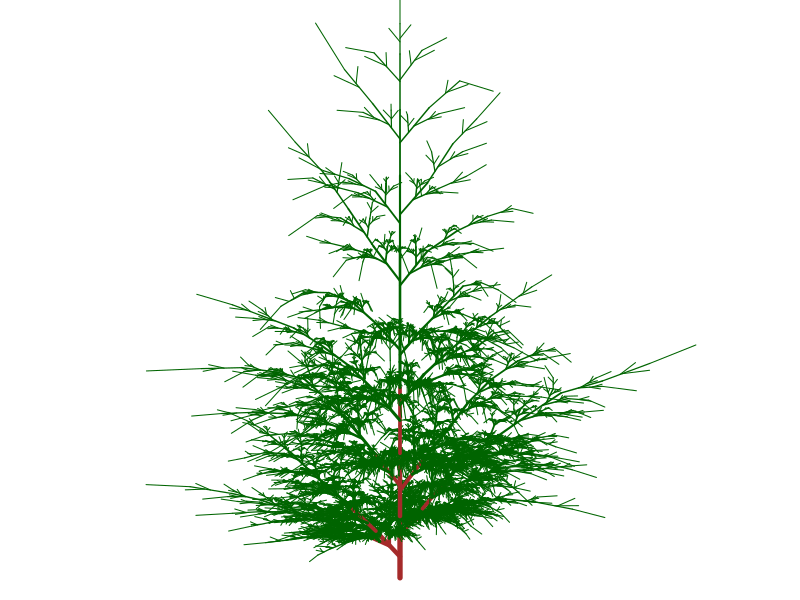

This figure's R source:
part <- list(x0=0,y0=0,x1=0,y1=1,
             branch1=NULL,branch2=NULL,extend=NULL,
             lwd=1,depth=0,col="darkgreen")

par(mfrow=c(1,1),mar=c(5, 4, 4, 2) + 0.1)
segplot <- function(tree) {
  if (is.null(tree)) return()
  segments(tree$x0,tree$y0,tree$x1,tree$y1,
           col=tree$col,
           lwd=tree$lwd)
  segplot(tree$branch1)
  segplot(tree$branch2)
  segplot(tree$extend)
}
#segplot(part)

grow <- function(tree) {
  if (is.null(tree) ) return(NULL)
  
  tree$lwd=tree$lwd*1.2
  
  if (tree$lwd>2.5) tree$col <- "brown"
  if (is.null(tree$extend)) {
    tree$extend <- list(
      x0=tree$x1,
      y0=tree$y1,
      x1=rnorm(1,1,.03)*(2*tree$x1-tree$x0),
      y1=(rnorm(1,.98,.02)+.02*(tree$x1==tree$x0))*(2*tree$y1-tree$y0),
      branch1=NULL,
      branch2=NULL,
      extend=NULL,
      lwd=1,
      depth=tree$depth,
      col=tree$col
    )
    length=sqrt((tree$x1-tree$x0)^2 + (tree$y1-tree$y0)^2)
    angle <- asin((tree$x1-tree$x0)/length)
    branch <- list(
      x0=(tree$x1+tree$x0)/2,
      y0=(tree$y1+tree$y0)/2,
      branch1=NULL,
      branch2=NULL,
      extend=NULL,
      lwd=1,
      depth=tree$depth,
      col=tree$col
    )
    shift <- rnorm(2,.5,.1)
    branch$x0 <- shift[1]*tree$x1+(1-shift[1])*tree$x0
    branch$y0 <- shift[1]*tree$y1+(1-shift[1])*tree$y0
    length=length*rnorm(1,.5,.05)
    co <- runif(1,.35,.45)
    branch$x1 <- branch$x0+sin(angle+co)*length
    branch$y1 <- branch$y0+cos(angle+co)*length
    tree$branch1 <- branch
    branch$x0 <- shift[2]*tree$x1+(1-shift[2])*tree$x0
    branch$y0 <- shift[2]*tree$y1+(1-shift[2])*tree$y0
    co <- runif(1,.35,.45)
    branch$x1 <- branch$x0+sin(angle-co)*length
    branch$y1 <- branch$y0+cos(angle-co)*length
    tree$branch2 <- branch    
  } else {
    tree$branch1 <- grow(tree$branch1)
    tree$branch2 <- grow(tree$branch2)
    tree$extend <- grow(tree$extend)
  }
  tree$depth <- tree$depth+1
  if (tree$depth>2)  tree$col <- "darkgreen"
  if (tree$depth>4)  tree$col <- "darkgreen"
  if (tree$depth>6)  tree$col <- "brown"
  
  tree
}
tree <- part
for (i in 1:9) tree <- grow(tree) 
par(mar=c(0,0,0,0))
plot(x=c(-3,3),y=c(0,9),type="n",axes=FALSE)
segplot(tree)
